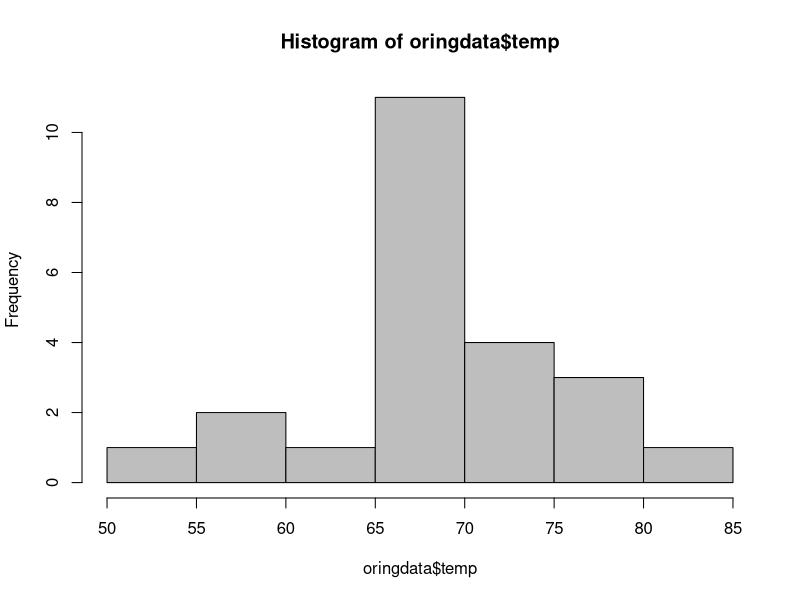
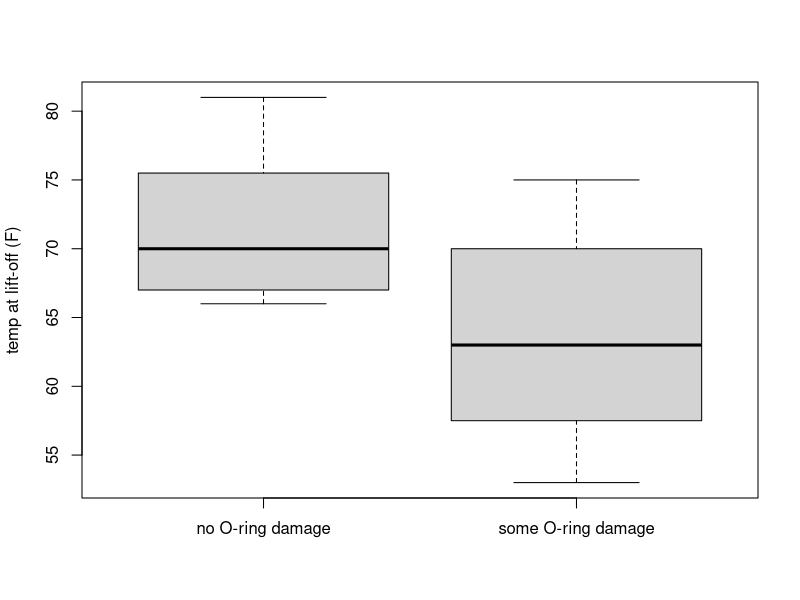
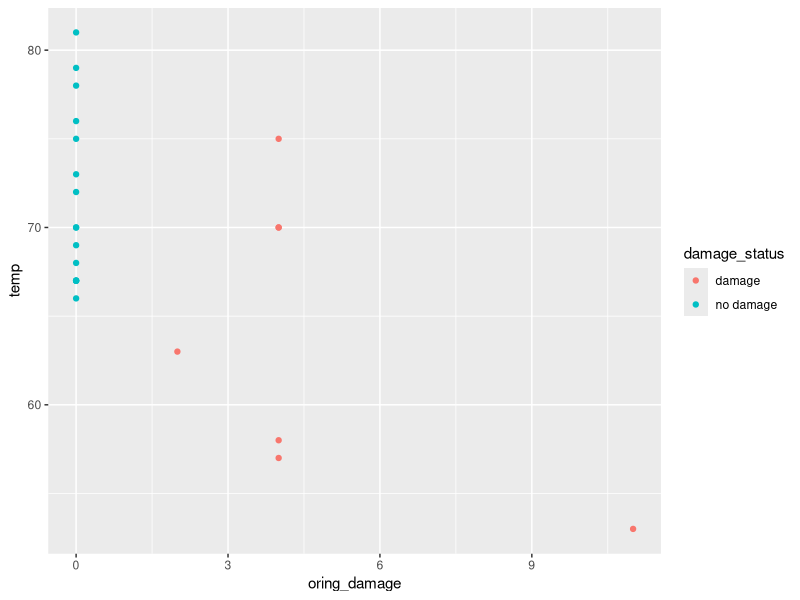

Write the R code that produced these figures, in order.
## ---- chunk 1
# initiate matrices
c <- matrix(c(0.5, 0.5), ncol = 1)
x <- matrix(c(2, 3), ncol = 1)
mu <- matrix(c(1, 2), ncol = 1)
sigma <- matrix(c(2, 1, 1, 4), ncol = 2)

# part a
t(c) %*% (x-mu)

# part b
solve(sigma)

# part c
t(c) %*% sigma %*% c
part_c <- t(c) %*% sigma %*% c

# part d
t(c) %*% (x-mu) %*%  part_c^(-0.5)
## ---- chunk 2
oringdata=read.csv("./data/ORingData.csv")
hist(oringdata$temp,col="gray")
## ---- chunk 3
# sum stats of temp
round(c(summary(oringdata$temp), "SD" = sd(oringdata$temp)), 2)

# sum stats of oring_damage
round(c(summary(oringdata$oring_damage), "SD" = sd(oringdata$oring_damage)), 2)

# prop of launches that had O-ring damage
mean(oringdata$oring_damage > 0)
## ---- chunk 4

# subset data
no_damage <- oringdata[oringdata$oring_damage == 0,]
damage <- oringdata[oringdata$oring_damage > 0,]

# numerical summary
summary(no_damage$temp)
summary(damage$temp)

# graphical summary
boxplot(no_damage$temp, damage$temp, 
        names = c("no O-ring damage", "some O-ring damage"),
        ylab = "temp at lift-off (F)")

library(ggplot2)
oringdata$damage_status <- ifelse(oringdata$oring_damage > 0, "damage", "no damage")
ggplot(oringdata, aes(oring_damage, temp, col = damage_status)) + 
  geom_point()
